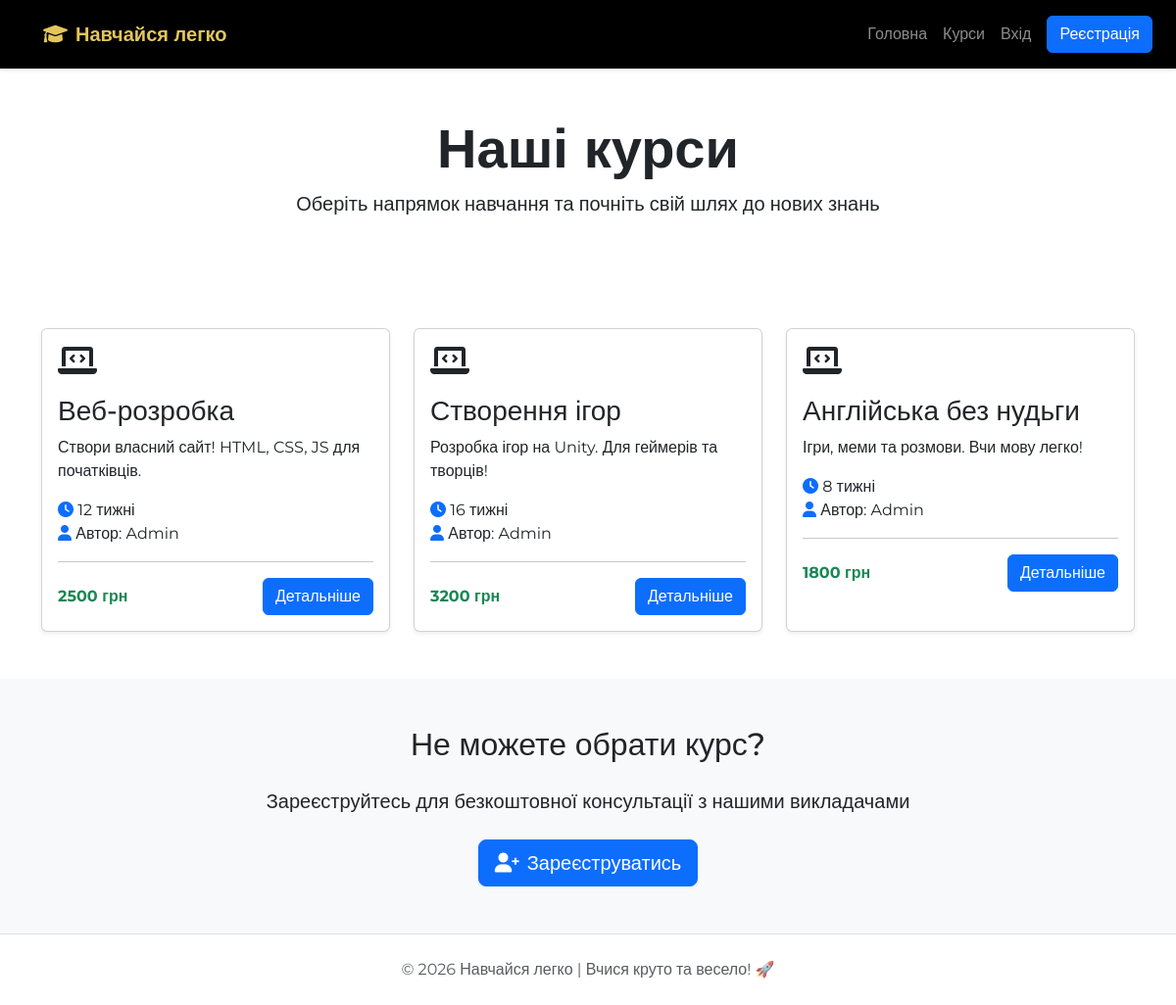
Before: /courses/ with the older database file.
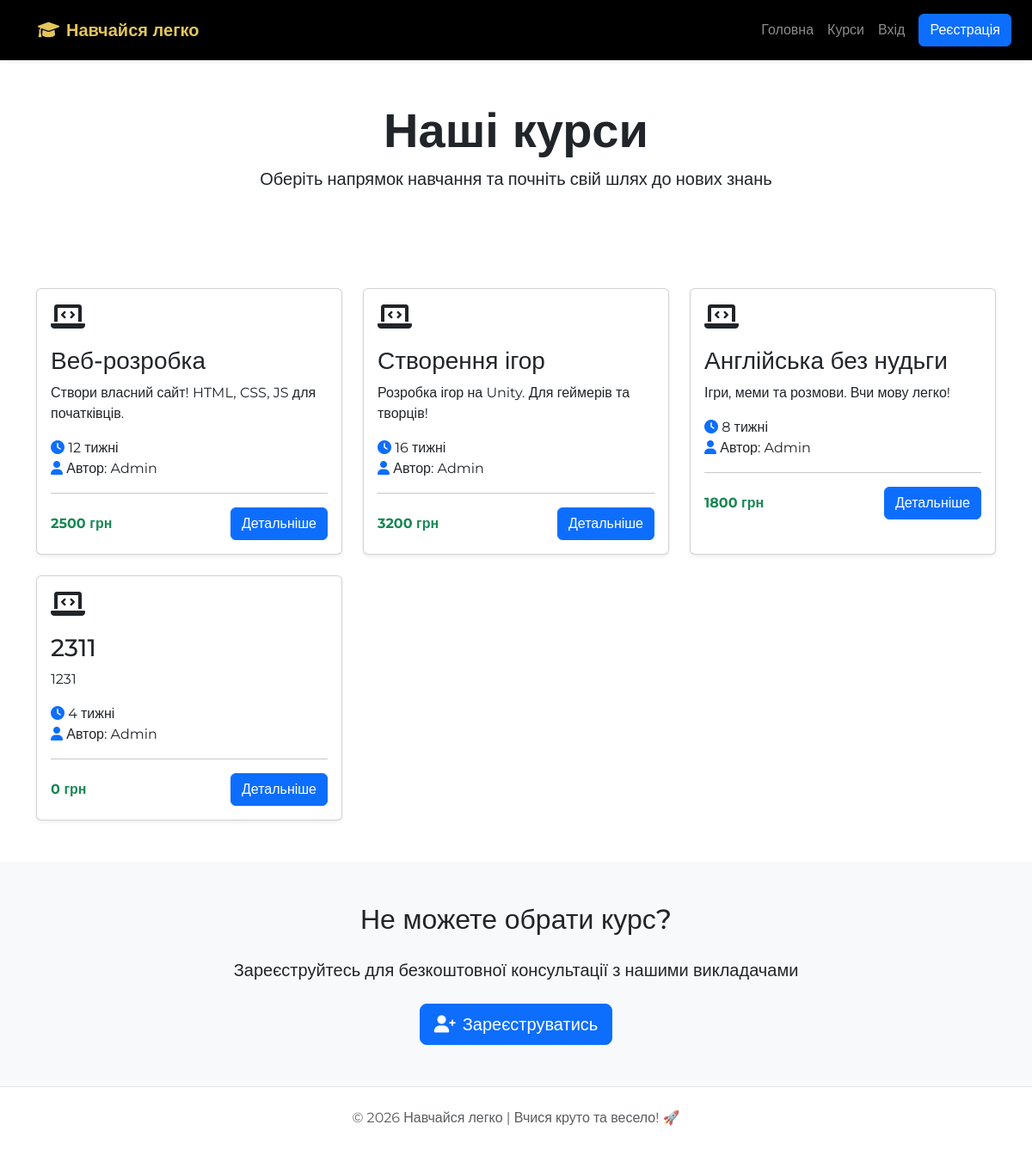
After: the same page with the newer database file.
### core/models.py (models this page shows, shortened)
class Course(models.Model):
    title = models.CharField(max_length=200, verbose_name="Назва")
    description = models.TextField(verbose_name="Опис")
    price = models.IntegerField(default=0, verbose_name="Ціна (грн)")
    duration = models.CharField(max_length=50, default="4 тижні", verbose_name="Тривалість")
    author = models.ForeignKey(settings.AUTH_USER_MODEL, on_delete=models.CASCADE)

class CustomUser(AbstractUser):
    ROLE_CHOICES = (
        ('student', 'Студент'),
        ('teacher', 'Викладач'),
        ('admin','Адміністратор'),
    )
    role = models.CharField(max_length=10, choices=ROLE_CHOICES, default='student', verbose_name="Роль")

### core/views.py (the view)
# urls.py: path('courses/', views.courses_list_view, name='courses_list'),
def courses_list_view(request):
    courses = Course.objects.all()
    return render(request, 'courses.html', {'courses': courses})

### templates/courses.html (shortened to what this page needs)
{% extends 'base.html' %}
{% block content %}
<header class="page-header py-5">
    <div class="container">
        <div class="row align-items-center">
            <div class="col-md-8 mx-auto text-center">
                <h1 class="display-4 fw-bold">Наші курси</h1>
                <p class="lead">Оберіть напрямок навчання та почніть свій шлях до нових знань</p>
            </div>
        </div>
    </div>
</header>
<main>
    <section class="courses-catalog py-5">
        <div class="container">
            <div class="row g-4">
                {% for course in courses %}
                <div class="col-md-6 col-lg-4">
                    <div class="course-card card h-100 shadow-sm">
                        <div class="card-body">
                            <div class="course-icon mb-3">
                                <i class="fas fa-laptop-code fa-2x primary-color"></i>
                            </div>
                            <h3 class="card-title">{{ course.title }}</h3>
                            <p class="card-text">{{ course.description|truncatewords:20 }}</p>
                            <ul class="course-features list-unstyled">
                                <li><i class="fas fa-clock text-primary"></i> {{ course.duration }}</li>
                                <li><i class="fas fa-user text-primary"></i> Автор: {{ course.author.username }}</li>
                            </ul>
                            <hr>
                            <div class="d-flex justify-content-between align-items-center">
                                <span class="course-price fw-bold text-success">{{ course.price }} грн</span>
                                <a href="{% url 'course_detail' course.id %}" class="btn btn-primary">Детальніше</a>
                            </div>
                        </div>
                    </div>
                </div>
                {% empty %}
                <div class="col-12 text-center">
                    <p class="text-muted">Курси скоро з'являться!</p>
                </div>
                {% endfor %}
            </div>
        </div>
    </section>
    <section class="cta-section py-5 bg-light">
        <div class="container">
            <div class="row justify-content-center">
                <div class="col-lg-8 text-center">
                    <h2 class="section-title mb-4">Не можете обрати курс?</h2>
                    <p class="lead mb-4">Зареєструйтесь для безкоштовної консультації з нашими викладачами</p>
                    <a href="{% url 'register' %}" class="btn btn-primary btn-lg">
                        <i class="fas fa-user-plus me-2"></i>Зареєструватись
                    </a>
                </div>
            </div>
        </div>
    </section>
</main>
{% endblock %}

### templates/base.html (shortened to what this page needs)
{% load static %}
<!DOCTYPE html>
<html lang="uk">
<head>
    <link rel="stylesheet" href="https://cdnjs.cloudflare.com/ajax/libs/font-awesome/6.0.0/css/all.min.css">
    <link href="https://cdn.jsdelivr.net/npm/bootstrap@5.3.0/dist/css/bootstrap.min.css" rel="stylesheet">
    <link rel="stylesheet" href="{% static 'css/styles.css' %}">
</head>
<body>
    <nav class="navbar navbar-expand-lg navbar-dark shadow-sm" style="background-color: #000000;">
        <div class="container-fluid px-4">
            <a class="navbar-brand" href="{% url 'home' %}">
                <i class="fas fa-graduation-cap me-2"></i>Навчайся легко
            </a>
            <div class="collapse navbar-collapse" id="navbarNav">
                <ul class="navbar-nav ms-auto align-items-center">
                    <li class="nav-item"><a class="nav-link" href="{% url 'home' %}">Головна</a></li>
                    <li class="nav-item"><a class="nav-link" href="{% url 'courses_list' %}">Курси</a></li>
                    {% if user.is_authenticated %}
                        {% if user.role == 'admin' or user.is_superuser %}
                            <li class="nav-item dropdown">
                                <a class="nav-link dropdown-toggle text-danger fw-bold" href="#" id="adminDropdown" role="button" data-bs-toggle="dropdown" aria-expanded="false">
                                    <i class="fas fa-cogs"></i> Адмінка
                                </a>
                                <ul class="dropdown-menu" aria-labelledby="adminDropdown">
                                    <li><a class="dropdown-item" href="{% url 'course_create' %}">Створити курс</a></li>
                                    <li><hr class="dropdown-divider"></li>
                                    <li><a class="dropdown-item" href="/admin/">Django Admin</a></li>
                                </ul>
                            </li>
                        {% endif %}
                        {% if user.role == 'teacher' %}
                            <li class="nav-item"><a class="nav-link text-warning" href="{% url 'teacher_dashboard' %}">Викладач</a></li>
                        {% endif %}
                        <li class="nav-item"><a class="nav-link" href="{% url 'profile' %}">Привіт, {{ user.username }}</a></li>
                        <li class="nav-item">
                            <form action="{% url 'logout' %}" method="post" class="d-inline">
                                {% csrf_token %}
                                <button type="submit" class="btn btn-link nav-link">Вийти</button>
                            </form>
                        </li>
                    {% else %}
                        <li class="nav-item"><a class="nav-link" href="{% url 'login' %}">Вхід</a></li>
                        <li class="nav-item"><a class="btn btn-primary ms-2" href="{% url 'register' %}">Реєстрація</a></li>
                    {% endif %}
                </ul>
            </div>
        </div>
    </nav>
    <main>
        {% block content %}
        {% endblock %}
    </main>
    <footer class="bg-white py-4 mt-auto border-top">
        <div class="container text-center">
            <p class="text-muted mb-0">© 2026 Навчайся легко | Вчися круто та весело! 🚀</p>
        </div>
    </footer>
</body>
</html>

### static/css/styles.css (style rules this page uses)
:root { --primary-color: #e3c65b; --primary-dark: #d4a373; --white: #ffffff; --bg-light: #f4f7f6; --sidebar-width: 320px; --navbar-height: 70px; --shadow: 0 4px 12px rgba(0, 0, 0, 0.1); }
body { font-family: 'Montserrat', sans-serif; margin: 0; padding-top: var(--navbar-height); background-color: var(--white); overflow-x: hidden; }
.navbar { position: fixed !important; top: 0; width: 100%; height: var(--navbar-height); background-color: #000; z-index: 2000; display: flex; align-items: center; }
.navbar-brand { color: var(--primary-color) !important; font-weight: 700; padding-left: 20px; text-decoration: none; }

Changed rows visible on the page:
added Course: title "2311", description "1231", duration "4 тижні", author.username "Admin", price "0"
